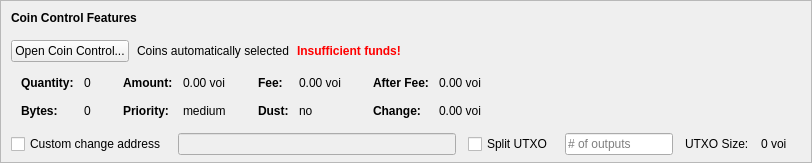
    <widget class="QFrame" name="frameCoinControl">
     <property name="sizePolicy">
      <sizepolicy hsizetype="Expanding" vsizetype="Expanding">
       <horstretch>0</horstretch>
       <verstretch>0</verstretch>
      </sizepolicy>
     </property>
     <property name="maximumSize">
      <size>
       <width>16777215</width>
       <height>16777215</height>
      </size>
     </property>
     <property name="frameShape">
      <enum>QFrame::StyledPanel</enum>
     </property>
     <property name="frameShadow">
      <enum>QFrame::Sunken</enum>
     </property>
     <layout class="QVBoxLayout" name="verticalLayoutCoinControl2">
      <property name="spacing">
       <number>0</number>
      </property>
      <property name="leftMargin">
       <number>0</number>
      </property>
      <property name="topMargin">
       <number>0</number>
      </property>
      <property name="rightMargin">
       <number>0</number>
      </property>
      <property name="bottomMargin">
       <number>6</number>
      </property>
      <item>
       <layout class="QVBoxLayout" name="verticalLayoutCoinControl" stretch="0,0,0,0,1">
        <property name="spacing">
         <number>0</number>
        </property>
        <property name="leftMargin">
         <number>10</number>
        </property>
        <property name="topMargin">
         <number>10</number>
        </property>
        <item>
         <layout class="QHBoxLayout" name="horizontalLayoutCoinControl1">
          <property name="bottomMargin">
           <number>15</number>
          </property>
          <item>
           <widget class="QLabel" name="labelCoinControlFeatures">
            <property name="sizePolicy">
             <sizepolicy hsizetype="Preferred" vsizetype="Maximum">
              <horstretch>0</horstretch>
              <verstretch>0</verstretch>
             </sizepolicy>
            </property>
            <property name="font">
             <font>
              <weight>75</weight>
              <bold>true</bold>
             </font>
            </property>
            <property name="styleSheet">
             <string notr="true">font-weight:bold;</string>
            </property>
            <property name="text">
             <string>Coin Control Features</string>
            </property>
           </widget>
          </item>
         </layout>
        </item>
        <item>
         <layout class="QHBoxLayout" name="horizontalLayoutCoinControl2" stretch="0,0,0,0">
          <property name="spacing">
           <number>8</number>
          </property>
          <property name="bottomMargin">
           <number>10</number>
          </property>
          <item>
           <widget class="QPushButton" name="pushButtonCoinControl">
            <property name="styleSheet">
             <string notr="true"/>
            </property>
            <property name="text">
             <string>Open Coin Control...</string>
            </property>
            <property name="autoDefault">
             <bool>false</bool>
            </property>
           </widget>
          </item>
          <item>
           <widget class="QLabel" name="labelCoinControlAutomaticallySelected">
            <property name="text">
             <string>Coins automatically selected</string>
            </property>
            <property name="margin">
             <number>5</number>
            </property>
           </widget>
          </item>
          <item>
           <widget class="QLabel" name="labelCoinControlInsuffFunds">
            <property name="font">
             <font>
              <weight>75</weight>
              <bold>true</bold>
             </font>
            </property>
            <property name="styleSheet">
             <string notr="true">color:red;font-weight:bold;</string>
            </property>
            <property name="text">
             <string>Insufficient funds!</string>
            </property>
            <property name="margin">
             <number>5</number>
            </property>
           </widget>
          </item>
          <item>
           <spacer name="horizontalSpacerCoinControl">
            <property name="orientation">
             <enum>Qt::Horizontal</enum>
            </property>
            <property name="sizeHint" stdset="0">
             <size>
              <width>40</width>
              <height>1</height>
             </size>
            </property>
           </spacer>
          </item>
         </layout>
        </item>
        <item>
         <widget class="QWidget" name="widgetCoinControl" native="true">
          <property name="sizePolicy">
           <sizepolicy hsizetype="Preferred" vsizetype="Preferred">
            <horstretch>0</horstretch>
            <verstretch>0</verstretch>
           </sizepolicy>
          </property>
          <property name="minimumSize">
           <size>
            <width>0</width>
            <height>0</height>
           </size>
          </property>
          <property name="styleSheet">
           <string notr="true"/>
          </property>
          <layout class="QHBoxLayout" name="horizontalLayoutCoinControl5">
           <property name="leftMargin">
            <number>0</number>
           </property>
           <property name="topMargin">
            <number>0</number>
           </property>
           <property name="rightMargin">
            <number>0</number>
           </property>
           <property name="bottomMargin">
            <number>0</number>
           </property>
           <item>
            <layout class="QHBoxLayout" name="horizontalLayoutCoinControl3" stretch="0,0,0,1">
             <property name="spacing">
              <number>20</number>
             </property>
             <property name="topMargin">
              <number>0</number>
             </property>
             <property name="bottomMargin">
              <number>10</number>
             </property>
             <item>
              <layout class="QFormLayout" name="formLayoutCoinControl1">
               <property name="horizontalSpacing">
                <number>10</number>
               </property>
               <property name="verticalSpacing">
                <number>14</number>
               </property>
               <property name="leftMargin">
                <number>10</number>
               </property>
               <property name="topMargin">
                <number>4</number>
               </property>
               <property name="rightMargin">
                <number>6</number>
               </property>
               <item row="0" column="0">
                <widget class="QLabel" name="labelCoinControlQuantityText">
                 <property name="font">
                  <font>
                   <weight>75</weight>
                   <bold>true</bold>
                  </font>
                 </property>
                 <property name="text">
                  <string>Quantity:</string>
                 </property>
                 <property name="margin">
                  <number>0</number>
                 </property>
                </widget>
               </item>
               <item row="0" column="1">
                <widget class="QLabel" name="labelCoinControlQuantity">
                 <property name="cursor">
                  <cursorShape>IBeamCursor</cursorShape>
                 </property>
                 <property name="contextMenuPolicy">
                  <enum>Qt::ActionsContextMenu</enum>
                 </property>
                 <property name="text">
                  <string notr="true">0</string>
                 </property>
                 <property name="margin">
                  <number>0</number>
                 </property>
                 <property name="textInteractionFlags">
                  <set>Qt::LinksAccessibleByMouse|Qt::TextSelectableByKeyboard|Qt::TextSelectableByMouse</set>
                 </property>
                </widget>
               </item>
               <item row="1" column="0">
                <widget class="QLabel" name="labelCoinControlBytesText">
                 <property name="font">
                  <font>
                   <weight>75</weight>
                   <bold>true</bold>
                  </font>
                 </property>
                 <property name="text">
                  <string>Bytes:</string>
                 </property>
                </widget>
               </item>
               <item row="1" column="1">
                <widget class="QLabel" name="labelCoinControlBytes">
                 <property name="cursor">
                  <cursorShape>IBeamCursor</cursorShape>
                 </property>
                 <property name="contextMenuPolicy">
                  <enum>Qt::ActionsContextMenu</enum>
                 </property>
                 <property name="text">
                  <string notr="true">0</string>
                 </property>
                 <property name="textInteractionFlags">
                  <set>Qt::LinksAccessibleByMouse|Qt::TextSelectableByKeyboard|Qt::TextSelectableByMouse</set>
                 </property>
                </widget>
               </item>
              </layout>
             </item>
             <item>
              <layout class="QFormLayout" name="formLayoutCoinControl2">
               <property name="horizontalSpacing">
                <number>10</number>
               </property>
               <property name="verticalSpacing">
                <number>14</number>
               </property>
               <property name="leftMargin">
                <number>6</number>
               </property>
               <property name="topMargin">
                <number>4</number>
               </property>
               <property name="rightMargin">
                <number>6</number>
               </property>
               <item row="0" column="0">
                <widget class="QLabel" name="labelCoinControlAmountText">
                 <property name="font">
                  <font>
                   <weight>75</weight>
                   <bold>true</bold>
                  </font>
                 </property>
                 <property name="text">
                  <string>Amount:</string>
                 </property>
                 <property name="margin">
                  <number>0</number>
                 </property>
                </widget>
               </item>
               <item row="0" column="1">
                <widget class="QLabel" name="labelCoinControlAmount">
                 <property name="cursor">
                  <cursorShape>IBeamCursor</cursorShape>
                 </property>
                 <property name="contextMenuPolicy">
                  <enum>Qt::ActionsContextMenu</enum>
                 </property>
                 <property name="text">
                  <string notr="true">0.00 voi</string>
                 </property>
                 <property name="textInteractionFlags">
                  <set>Qt::LinksAccessibleByMouse|Qt::TextSelectableByKeyboard|Qt::TextSelectableByMouse</set>
                 </property>
                </widget>
               </item>
               <item row="1" column="0">
                <widget class="QLabel" name="labelCoinControlPriorityText">
                 <property name="font">
                  <font>
                   <weight>75</weight>
                   <bold>true</bold>
                  </font>
                 </property>
                 <property name="text">
                  <string>Priority:</string>
                 </property>
                </widget>
               </item>
               <item row="1" column="1">
                <widget class="QLabel" name="labelCoinControlPriority">
                 <property name="cursor">
                  <cursorShape>IBeamCursor</cursorShape>
                 </property>
                 <property name="contextMenuPolicy">
                  <enum>Qt::ActionsContextMenu</enum>
                 </property>
                 <property name="text">
                  <string>medium</string>
                 </property>
                 <property name="textInteractionFlags">
                  <set>Qt::LinksAccessibleByMouse|Qt::TextSelectableByKeyboard|Qt::TextSelectableByMouse</set>
                 </property>
                </widget>
               </item>
              </layout>
             </item>
             <item>
              <layout class="QFormLayout" name="formLayoutCoinControl3">
               <property name="horizontalSpacing">
                <number>10</number>
               </property>
               <property name="verticalSpacing">
                <number>14</number>
               </property>
               <property name="leftMargin">
                <number>6</number>
               </property>
               <property name="topMargin">
                <number>4</number>
               </property>
               <property name="rightMargin">
                <number>6</number>
               </property>
               <item row="0" column="0">
                <widget class="QLabel" name="labelCoinControlFeeText">
                 <property name="font">
                  <font>
                   <weight>75</weight>
                   <bold>true</bold>
                  </font>
                 </property>
                 <property name="text">
                  <string>Fee:</string>
                 </property>
                 <property name="margin">
                  <number>0</number>
                 </property>
                </widget>
               </item>
               <item row="0" column="1">
                <widget class="QLabel" name="labelCoinControlFee">
                 <property name="cursor">
                  <cursorShape>IBeamCursor</cursorShape>
                 </property>
                 <property name="contextMenuPolicy">
                  <enum>Qt::ActionsContextMenu</enum>
                 </property>
                 <property name="text">
                  <string notr="true">0.00 voi</string>
                 </property>
                 <property name="textInteractionFlags">
                  <set>Qt::LinksAccessibleByMouse|Qt::TextSelectableByKeyboard|Qt::TextSelectableByMouse</set>
                 </property>
                </widget>
               </item>
               <item row="1" column="0">
                <widget class="QLabel" name="labelCoinControlLowOutputText">
                 <property name="font">
                  <font>
                   <weight>75</weight>
                   <bold>true</bold>
                  </font>
                 </property>
                 <property name="text">
                  <string>Dust:</string>
                 </property>
                </widget>
               </item>
               <item row="1" column="1">
                <widget class="QLabel" name="labelCoinControlLowOutput">
                 <property name="cursor">
                  <cursorShape>IBeamCursor</cursorShape>
                 </property>
                 <property name="contextMenuPolicy">
                  <enum>Qt::ActionsContextMenu</enum>
                 </property>
                 <property name="text">
                  <string>no</string>
                 </property>
                 <property name="textInteractionFlags">
                  <set>Qt::LinksAccessibleByMouse|Qt::TextSelectableByKeyboard|Qt::TextSelectableByMouse</set>
                 </property>
                </widget>
               </item>
              </layout>
             </item>
             <item>
              <layout class="QFormLayout" name="formLayoutCoinControl4">
               <property name="horizontalSpacing">
                <number>10</number>
               </property>
               <property name="verticalSpacing">
                <number>14</number>
               </property>
               <property name="leftMargin">
                <number>6</number>
               </property>
               <property name="topMargin">
                <number>4</number>
               </property>
               <property name="rightMargin">
                <number>6</number>
               </property>
               <item row="0" column="0">
                <widget class="QLabel" name="labelCoinControlAfterFeeText">
                 <property name="font">
                  <font>
                   <weight>75</weight>
                   <bold>true</bold>
                  </font>
                 </property>
                 <property name="text">
                  <string>After Fee:</string>
                 </property>
                 <property name="margin">
                  <number>0</number>
                 </property>
                </widget>
               </item>
               <item row="0" column="1">
                <widget class="QLabel" name="labelCoinControlAfterFee">
                 <property name="cursor">
                  <cursorShape>IBeamCursor</cursorShape>
                 </property>
                 <property name="contextMenuPolicy">
                  <enum>Qt::ActionsContextMenu</enum>
                 </property>
                 <property name="text">
                  <string notr="true">0.00 voi</string>
                 </property>
                 <property name="textInteractionFlags">
                  <set>Qt::LinksAccessibleByMouse|Qt::TextSelectableByKeyboard|Qt::TextSelectableByMouse</set>
                 </property>
                </widget>
               </item>
               <item row="1" column="0">
                <widget class="QLabel" name="labelCoinControlChangeText">
                 <property name="font">
                  <font>
                   <weight>75</weight>
                   <bold>true</bold>
                  </font>
                 </property>
                 <property name="text">
                  <string>Change:</string>
                 </property>
                </widget>
               </item>
               <item row="1" column="1">
                <widget class="QLabel" name="labelCoinControlChange">
                 <property name="cursor">
                  <cursorShape>IBeamCursor</cursorShape>
                 </property>
                 <property name="contextMenuPolicy">
                  <enum>Qt::ActionsContextMenu</enum>
                 </property>
                 <property name="text">
                  <string notr="true">0.00 voi</string>
                 </property>
                 <property name="textInteractionFlags">
                  <set>Qt::LinksAccessibleByMouse|Qt::TextSelectableByKeyboard|Qt::TextSelectableByMouse</set>
                 </property>
                </widget>
               </item>
              </layout>
             </item>
            </layout>
           </item>
          </layout>
         </widget>
        </item>
        <item>
         <layout class="QHBoxLayout" name="horizontalLayoutCoinControl4" stretch="0,0,0,0,0,0,0">
          <property name="spacing">
           <number>12</number>
          </property>
          <property name="sizeConstraint">
           <enum>QLayout::SetDefaultConstraint</enum>
          </property>
          <property name="topMargin">
           <number>5</number>
          </property>
          <property name="rightMargin">
           <number>5</number>
          </property>
          <item>
           <widget class="QCheckBox" name="checkBoxCoinControlChange">
            <property name="toolTip">
             <string>If this is activated, but the change address is empty or invalid, change will be sent to a newly generated address.</string>
            </property>
            <property name="text">
             <string>Custom change address</string>
            </property>
           </widget>
          </item>
          <item>
           <widget class="QValidatedLineEdit" name="lineEditCoinControlChange">
            <property name="enabled">
             <bool>false</bool>
            </property>
            <property name="sizePolicy">
             <sizepolicy hsizetype="Expanding" vsizetype="Fixed">
              <horstretch>0</horstretch>
              <verstretch>0</verstretch>
             </sizepolicy>
            </property>
           </widget>
          </item>
          <item>
           <widget class="QCheckBox" name="splitBlockCheckBox">
            <property name="text">
             <string>Split UTXO</string>
            </property>
           </widget>
          </item>
          <item>
           <widget class="QLineEdit" name="splitBlockLineEdit">
            <property name="sizePolicy">
             <sizepolicy hsizetype="Fixed" vsizetype="Fixed">
              <horstretch>50</horstretch>
              <verstretch>0</verstretch>
             </sizepolicy>
            </property>
            <property name="placeholderText">
             <string># of outputs</string>
            </property>
           </widget>
          </item>
          <item>
           <widget class="QLabel" name="labelBlockSizeText">
            <property name="text">
             <string>UTXO Size:</string>
            </property>
           </widget>
          </item>
          <item>
           <widget class="QLabel" name="labelBlockSize">
            <property name="text">
             <string>0 voi</string>
            </property>
           </widget>
          </item>
          <item>
           <widget class="QLabel" name="labelCoinControlChangeLabel">
            <property name="sizePolicy">
             <sizepolicy hsizetype="Preferred" vsizetype="Expanding">
              <horstretch>0</horstretch>
              <verstretch>0</verstretch>
             </sizepolicy>
            </property>
            <property name="minimumSize">
             <size>
              <width>0</width>
              <height>0</height>
             </size>
            </property>
            <property name="text">
             <string/>
            </property>
            <property name="margin">
             <number>3</number>
            </property>
           </widget>
          </item>
         </layout>
        </item>
        <item>
         <spacer name="verticalSpacerCoinControl">
          <property name="orientation">
           <enum>Qt::Vertical</enum>
          </property>
          <property name="sizeHint" stdset="0">
           <size>
            <width>800</width>
            <height>1</height>
           </size>
          </property>
         </spacer>
        </item>
       </layout>
      </item>
     </layout>
    </widget>
